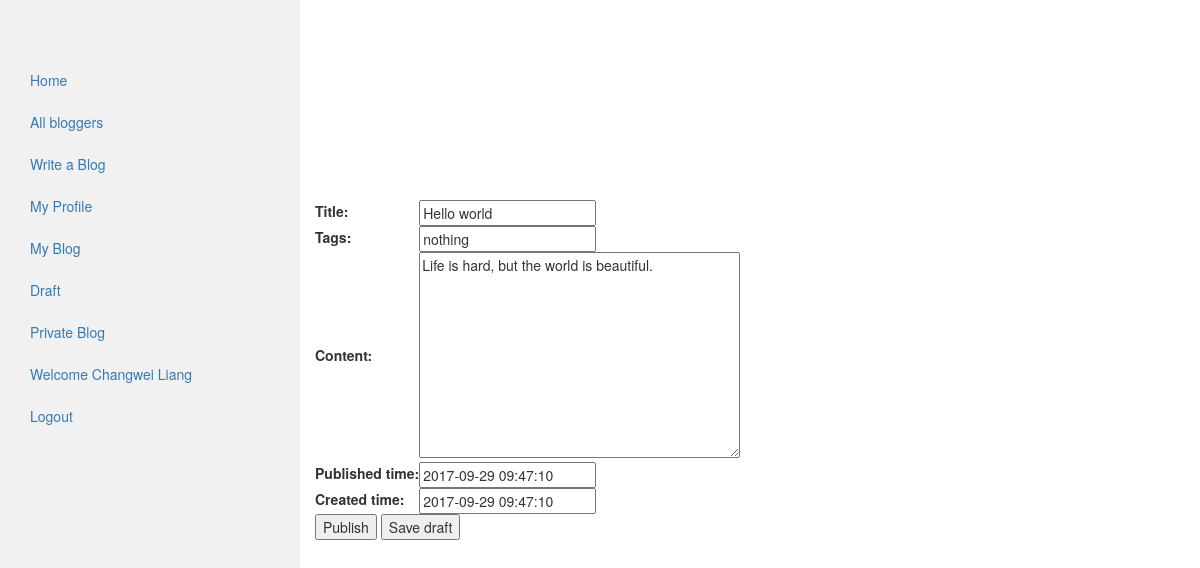
The page /20/edit/ (signed in) on the database its author committed.
### my_auth/models.py (models this page shows)
class User(auth_models.AbstractUser):
    email = models.EmailField(_('email address'), unique=True)

### blog/models.py (models this page shows, shortened)
class MyPost(models.Model):
    author = models.ForeignKey(settings.AUTH_USER_MODEL, on_delete=models.CASCADE)
    title = models.CharField(max_length=100)
    content = models.TextField(blank=True)
    tags = models.CharField(max_length=20, null=True, blank=True)
    published_time = models.DateTimeField(default=timezone.now)
    created_time = models.DateTimeField(default=timezone.now)
    is_draft = models.BooleanField(default=False)
    is_private = models.BooleanField(default=False)
    can_be_edited = models.BooleanField(default=False)
    allow_comment = models.BooleanField(default=True)
    class Meta:
        ordering = ['published_time']

### blog/views.py (the view)
# urls.py: url(r'^(?P<pk>\d+)/edit/$', views.edit_blog, name='edit_blog'),
@auth_decorators.login_required(login_url = 'auth:login')
def edit_blog(request,pk):
    blog_instance = get_object_or_404(models.MyPost, pk=pk)
    template_name = 'blog/edit_blog.html'
    context = {}
    if blog_instance.author.username == request.user.username or request.user.is_superuser:
        if request.method == "POST":
            blog_edit_form = BlogForm(request.POST)
            if blog_edit_form.is_valid():
                blog_cd = blog_edit_form.cleaned_data
                blog_instance.title, blog_instance.tags, blog_instance.content, blog_instance.published_time, blog_instance.created_time \
                    = blog_cd['title'], blog_cd['tags'], blog_cd['content'], blog_cd['published_time'], blog_cd['created_time']
                print('save_as_draft' in request.POST, 'publish' in request.POST)
                if 'save_as_draft' in request.POST:
                    blog_instance.is_draft = True
                elif 'publish' in request.POST:
                    blog_instance.is_draft = False
                blog_instance.save()
                return HttpResponseRedirect(reverse('blog:blog_detail', args=(blog_instance.id,)))
        else:
            blog_edit_form = BlogForm(initial={
                'title': blog_instance.title,
                'tags': blog_instance.tags,
                'content': blog_instance.content,
                'published_time': blog_instance.published_time,
                'created_time': blog_instance.created_time,
            })
            context['blog_edit_form'] = blog_edit_form
            return render(request, template_name, context)
    else:
        context['permission_error'] = True
        template_name = 'registration/permission_denied.html'
        return render(request, template_name, context)

### blog/forms/blog_form.py
class BlogForm(ModelForm):
    class Meta:
        model = MyPost
        fields = ['title','tags','content','published_time','created_time']
        localized_fields = ('published_time','created_time')

### blog/templates/blog/edit_blog.html (shortened to what this page needs)
<!DOCTYPE html>
<html lang="en">
{% extends 'blog/base.html' %}
{% block content %}
    <form action="" method="post">
        <table>
            {{ blog_edit_form }}
        </table>
        <input type="submit" name="publish" value="Publish" />
        <input type="submit" name="save_as_draft" value="Save draft">
    </form>
{% endblock %}

### blog/templates/blog/base.html (shortened to what this page needs)
<!DOCTYPE html>
<html lang="en">
{% load blog_tag %}
<head>
  <link rel="stylesheet" href="https://maxcdn.bootstrapcdn.com/bootstrap/3.3.7/css/bootstrap.min.css">
</head>
<body>
  <div class="container-fluid">
    <div class="row content">
      {% block sidebar %}
      <div class="col-sm-3 sidenav">
      <ul class="nav nav-pills nav-stacked">
          <li class=""><a href="{% url 'blog:homepage' %}">Home</a></li>
          <li><a href="{% url 'blog:blogger' %}">All bloggers</a></li>
          {% if user.is_authenticated %}
                <li><a href="{% url 'blog:create_blog' %}">Write a Blog</a></li>
                <li><a href="">My Profile</a></li>
                <li><a href="{% url 'blog:my_blog' %}">My Blog</a></li>
                <li><a href="{% url 'blog:draft_blog' %}">Draft</a></li>
                <li><a href="{% url 'blog:private_blog' %}">Private Blog</a></li>
                <li><a href="">Welcome {{ user.first_name }} {{ user.last_name }}</a></li>
                <li><a href="{% url 'auth:logout' %}">Logout</a></li>
          {% else %}
                <li><a href="{% url 'auth:login' %}">Login</a></li>
          {% endif %}
      </ul>
      {% endblock %}
      </div>
    <div class="col-sm-9 ">
      {% block content %}{% endblock %}
    </div>
    </div>
  </div>
</body>
</html>

### blog/templates/blog/base.html (style rules this page uses)
.row.content { height: 1500px }
.sidenav { background-color: #f1f1f1; height: 100%; }

### rows shown on the page
User: first_name "Changwei", last_name "Liang"
MyPost: title "Hello world", tags "nothing", content "Life is hard, but the world is beautiful.", published_time "2017-09-29 09:47:10", created_time "2017-09-29 09:47:10"
